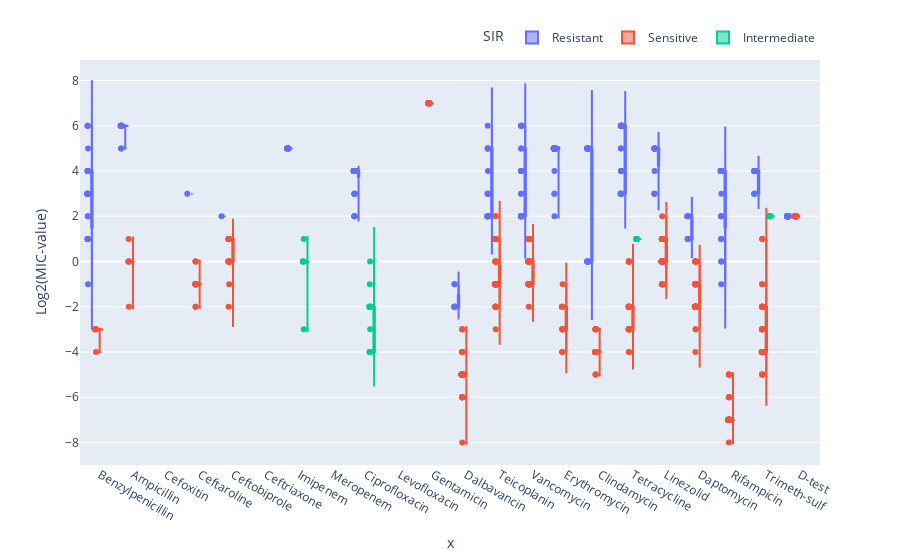

Notebook source saved alongside this figure:
### Code cell
def main():
    # Load files
    chosen_isolates_list = pd.read_csv("Chosen_isolates_list.csv")
    CIB = pd.ExcelFile("CIB_TF-data_AllIsolates_20230302.xlsx")
    matrix_EU = pd.read_excel(CIB, "matrix EU")
    
    # Rename a long name for plotting purposes
    matrix_EU.rename(columns={"Trimethoprim-sulfamethoxazole": "Trimeth-sulf"}, inplace=True)
    
    
    # Select isolates
    chosen_isolates = extract_chosen_isolates(chosen_isolates_list, matrix_EU)
    
    # List of antiiotic names
    antibiotics = list(chosen_isolates.columns[3:])    
     
    # Extract all SIRs for an antibiotic.
    chosen_isolates_SIR = extract_SIR(chosen_isolates, antibiotics)
    
    # Remove the tuples that have None in their SIR data
    filtered_chosen_isolates_SIR = filter_mic_values(chosen_isolates_SIR)
    
    # Extract the mic-values of each isolate for each antibiotic.
    mic_data = extract_mic_data(filtered_chosen_isolates_SIR, antibiotics)
    
    plotly_dotplot(antibiotics, mic_data)
if __name__ == "__main__":
    main()

### Figure 1 — Plotly figure (JSON) as saved in the notebook; plotly's stock layout.template omitted (floating-point values rounded to 4 significant figures; data arrays with more than 128 entries replaced by an {"elided": "..."} marker saying what was removed)
{"data": [{"alignmentgroup": "True", "box": {"visible": true}, "hovertemplate": "SIR=Resistant<br>x=%{x}<br>Log2(MIC-value)=%{y}<extra></extra>", "legendgroup": "Resistant", "marker": {"color": "#636efa"}, "name": "Resistant", "offsetgroup": "Resistant", "orientation": "v", "points": "all", "scalegroup": "True", "showlegend": true, "type": "violin", "x": {"elided": "347 int values"}, "x0": " ", "xaxis": "x", "y": {"elided": "347 int values"}, "y0": " ", "yaxis": "y"}, {"alignmentgroup": "True", "box": {"visible": true}, "hovertemplate": "SIR=Sensitive<br>x=%{x}<br>Log2(MIC-value)=%{y}<extra></extra>", "legendgroup": "Sensitive", "marker": {"color": "#EF553B"}, "name": "Sensitive", "offsetgroup": "Sensitive", "orientation": "v", "points": "all", "scalegroup": "True", "showlegend": true, "type": "violin", "x": {"elided": "570 int values"}, "x0": " ", "xaxis": "x", "y": {"elided": "570 int values"}, "y0": " ", "yaxis": "y"}, {"alignmentgroup": "True", "box": {"visible": true}, "hovertemplate": "SIR=Intermediate<br>x=%{x}<br>Log2(MIC-value)=%{y}<extra></extra>", "legendgroup": "Intermediate", "marker": {"color": "#00cc96"}, "name": "Intermediate", "offsetgroup": "Intermediate", "orientation": "v", "points": "all", "scalegroup": "True", "showlegend": true, "type": "violin", "x": [6, 6, 6, 6, 6, 6, 8, 8, 8, 8, 8, 8, 8, 8, 8, 8, 8, 8, 8, 8, 16, 16, 16, 16, 16, 20, 20, 20, 20, 20, 20], "x0": " ", "xaxis": "x", "y": [0, 0, -3, 0, 1, 0, -2, -2, -2, 0, -2, -2, -2, -2, -4, -4, -4, -4, -1, -3, 1, 1, 1, 1, 1, 2, 2, 2, 2, 2, 2], "y0": " ", "yaxis": "y"}], "layout": {"legend": {"orientation": "h", "title": {"text": "SIR"}, "tracegroupgap": 0, "x": 1, "xanchor": "right", "y": 1.02, "yanchor": "bottom"}, "margin": {"t": 60}, "violinmode": "group", "xaxis": {"anchor": "y", "domain": [0, 1], "tickmode": "array", "ticktext": ["Benzylpenicillin", "Ampicillin", "Cefoxitin", "Ceftaroline", "Ceftobiprole", "Ceftriaxone", "Imipenem", "Meropenem", "Ciprofloxacin", "Levofloxacin", "Gentamicin", "Dalbavancin", "Teicoplanin", "Vancomycin", "Erythromycin", "Clindamycin", "Tetracycline", "Linezolid", "Daptomycin", "Rifampicin", "Trimeth-sulf", "D-test", "Optochin"], "tickvals": [0, 1, 2, 3, 4, 5, 6, 7, 8, 9, 10, 11, 12, 13, 14, 15, 16, 17, 18, 19, 20, 21, 22], "title": {"text": "x"}}, "yaxis": {"anchor": "x", "domain": [0, 1], "title": {"text": "Log2(MIC-value)"}}}}
